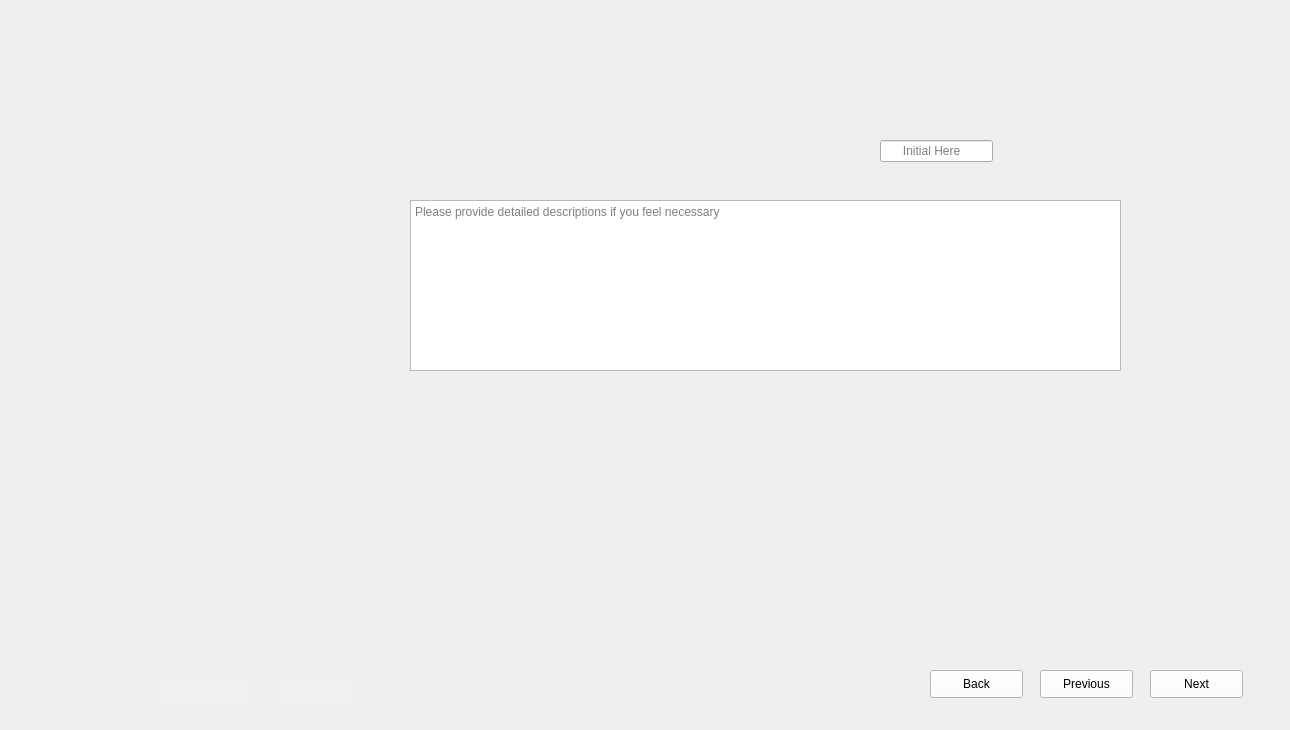
<?xml version="1.0" encoding="UTF-8"?>
<ui version="4.0">
 <class>Form</class>
 <widget class="QWidget" name="Form">
  <property name="geometry">
   <rect>
    <x>0</x>
    <y>0</y>
    <width>1290</width>
    <height>730</height>
   </rect>
  </property>
  <property name="windowTitle">
   <string>Form</string>
  </property>
  <widget class="QLabel" name="label">
   <property name="geometry">
    <rect>
     <x>0</x>
     <y>0</y>
     <width>1290</width>
     <height>730</height>
    </rect>
   </property>
   <property name="styleSheet">
    <string notr="true">background-image: url(:/images/images/Mount Piezo Wafer - 3.PNG);</string>
   </property>
   <property name="text">
    <string/>
   </property>
  </widget>
  <widget class="QLineEdit" name="lineEdit_Data">
   <property name="geometry">
    <rect>
     <x>880</x>
     <y>140</y>
     <width>113</width>
     <height>22</height>
    </rect>
   </property>
   <property name="styleSheet">
    <string notr="true">color: rgb(0, 0, 0);</string>
   </property>
   <property name="placeholderText">
    <string>      Initial Here</string>
   </property>
  </widget>
  <widget class="QLineEdit" name="lineEdit_Dates">
   <property name="geometry">
    <rect>
     <x>160</x>
     <y>680</y>
     <width>91</width>
     <height>22</height>
    </rect>
   </property>
   <property name="styleSheet">
    <string notr="true">QLineEdit{
background-color: rgb(240, 240, 240);
border: none;
}</string>
   </property>
  </widget>
  <widget class="QLineEdit" name="lineEdit_3">
   <property name="geometry">
    <rect>
     <x>280</x>
     <y>680</y>
     <width>71</width>
     <height>22</height>
    </rect>
   </property>
   <property name="styleSheet">
    <string notr="true">QLineEdit{
background-color: rgb(240, 240, 240);
border: none;
}</string>
   </property>
  </widget>
  <widget class="QTextEdit" name="textEdit">
   <property name="geometry">
    <rect>
     <x>410</x>
     <y>200</y>
     <width>711</width>
     <height>171</height>
    </rect>
   </property>
   <property name="placeholderText">
    <string>Please provide detailed descriptions if you feel necessary</string>
   </property>
  </widget>
  <widget class="QPushButton" name="pushButton_Next">
   <property name="geometry">
    <rect>
     <x>1150</x>
     <y>670</y>
     <width>93</width>
     <height>28</height>
    </rect>
   </property>
   <property name="styleSheet">
    <string notr="true">QPushButton{
background-color: rgb(255, 255, 255);
height: 35px;
}
QPushButton::hover{
background-color: rgb(0, 0, 255);
}
QPushButton:pressed{
padding-top:7px;
padding-top:7px;
}</string>
   </property>
   <property name="text">
    <string>Next</string>
   </property>
  </widget>
  <widget class="QPushButton" name="pushButton_Previous">
   <property name="geometry">
    <rect>
     <x>1040</x>
     <y>670</y>
     <width>93</width>
     <height>28</height>
    </rect>
   </property>
   <property name="styleSheet">
    <string notr="true">QPushButton{
background-color: rgb(255, 255, 255);
height: 35px;
}
QPushButton::hover{
background-color: rgb(0, 0, 255);
}
QPushButton:pressed{
padding-top:7px;
padding-top:7px;
}</string>
   </property>
   <property name="text">
    <string>Previous</string>
   </property>
  </widget>
  <widget class="QPushButton" name="pushButton_Back">
   <property name="geometry">
    <rect>
     <x>930</x>
     <y>670</y>
     <width>93</width>
     <height>28</height>
    </rect>
   </property>
   <property name="styleSheet">
    <string notr="true">QPushButton{
background-color: rgb(255, 255, 255);
height: 35px;
}
QPushButton::hover{
background-color: rgb(0, 0, 255);
}
QPushButton:pressed{
padding-top:7px;
padding-top:7px;
}</string>
   </property>
   <property name="text">
    <string>Back</string>
   </property>
  </widget>
 </widget>
 <resources>
  <include location="D:/ECED4901SYPIIFiles/SNYProject/UI_design/LoginUI_Design/resource.qrc"/>
 </resources>
 <connections/>
</ui>
